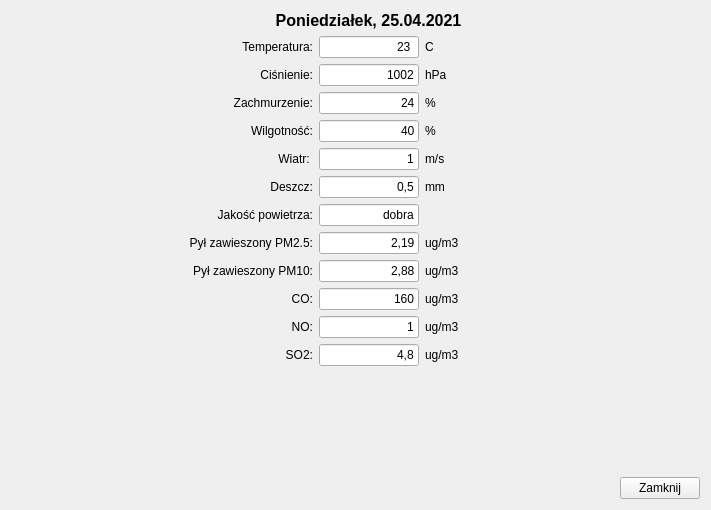
<?xml version="1.0" encoding="UTF-8"?>
<ui version="4.0">
 <class>InfoWindow</class>
 <widget class="QWidget" name="InfoWindow">
  <property name="enabled">
   <bool>true</bool>
  </property>
  <property name="geometry">
   <rect>
    <x>0</x>
    <y>0</y>
    <width>711</width>
    <height>510</height>
   </rect>
  </property>
  <property name="windowTitle">
   <string>Form</string>
  </property>
  <layout class="QHBoxLayout" name="horizontalLayout_2">
   <item>
    <layout class="QVBoxLayout" name="verticalLayout_3">
     <item>
      <widget class="QLabel" name="_pLabel_Map">
       <property name="text">
        <string/>
       </property>
       <property name="pixmap">
        <pixmap resource="../res/app-images.qrc">:/maps/img/mapa.png</pixmap>
       </property>
      </widget>
     </item>
     <item>
      <spacer name="verticalSpacer_2">
       <property name="orientation">
        <enum>Qt::Vertical</enum>
       </property>
       <property name="sizeHint" stdset="0">
        <size>
         <width>20</width>
         <height>40</height>
        </size>
       </property>
      </spacer>
     </item>
    </layout>
   </item>
   <item>
    <layout class="QVBoxLayout" name="verticalLayout">
     <item>
      <widget class="QLabel" name="_pLabel_Data">
       <property name="font">
        <font>
         <pointsize>12</pointsize>
         <weight>75</weight>
         <bold>true</bold>
        </font>
       </property>
       <property name="text">
        <string>Poniedziałek, 25.04.2021</string>
       </property>
       <property name="alignment">
        <set>Qt::AlignCenter</set>
       </property>
      </widget>
     </item>
     <item>
      <layout class="QGridLayout" name="gridLayout">
       <item row="0" column="1">
        <widget class="QLineEdit" name="_pLabel_Temp_2">
         <property name="maximumSize">
          <size>
           <width>100</width>
           <height>16777215</height>
          </size>
         </property>
         <property name="focusPolicy">
          <enum>Qt::NoFocus</enum>
         </property>
         <property name="text">
          <string>23 </string>
         </property>
         <property name="alignment">
          <set>Qt::AlignRight|Qt::AlignTrailing|Qt::AlignVCenter</set>
         </property>
         <property name="readOnly">
          <bool>true</bool>
         </property>
        </widget>
       </item>
       <item row="0" column="2">
        <widget class="QLabel" name="_pLabel_Temp_3">
         <property name="text">
          <string>C</string>
         </property>
        </widget>
       </item>
       <item row="1" column="0">
        <widget class="QLabel" name="_pLabel_Pressure">
         <property name="text">
          <string>Ciśnienie:</string>
         </property>
         <property name="alignment">
          <set>Qt::AlignRight|Qt::AlignTrailing|Qt::AlignVCenter</set>
         </property>
        </widget>
       </item>
       <item row="1" column="1">
        <widget class="QLineEdit" name="_pLabel_Pressure_2">
         <property name="maximumSize">
          <size>
           <width>100</width>
           <height>16777215</height>
          </size>
         </property>
         <property name="focusPolicy">
          <enum>Qt::NoFocus</enum>
         </property>
         <property name="text">
          <string>1002</string>
         </property>
         <property name="alignment">
          <set>Qt::AlignRight|Qt::AlignTrailing|Qt::AlignVCenter</set>
         </property>
         <property name="readOnly">
          <bool>true</bool>
         </property>
        </widget>
       </item>
       <item row="1" column="2">
        <widget class="QLabel" name="_pLabel_Pressure_3">
         <property name="text">
          <string>hPa</string>
         </property>
        </widget>
       </item>
       <item row="2" column="0">
        <widget class="QLabel" name="_pLabel_Clouds">
         <property name="text">
          <string>Zachmurzenie:</string>
         </property>
         <property name="alignment">
          <set>Qt::AlignRight|Qt::AlignTrailing|Qt::AlignVCenter</set>
         </property>
        </widget>
       </item>
       <item row="2" column="1">
        <widget class="QLineEdit" name="_pLabel_Clouds_2">
         <property name="maximumSize">
          <size>
           <width>100</width>
           <height>16777215</height>
          </size>
         </property>
         <property name="focusPolicy">
          <enum>Qt::NoFocus</enum>
         </property>
         <property name="text">
          <string>24</string>
         </property>
         <property name="alignment">
          <set>Qt::AlignRight|Qt::AlignTrailing|Qt::AlignVCenter</set>
         </property>
         <property name="readOnly">
          <bool>true</bool>
         </property>
        </widget>
       </item>
       <item row="2" column="2">
        <widget class="QLabel" name="_pLabel_Clouds_3">
         <property name="text">
          <string>%</string>
         </property>
        </widget>
       </item>
       <item row="3" column="0">
        <widget class="QLabel" name="_pLabel_Humidity">
         <property name="text">
          <string>Wilgotność:</string>
         </property>
         <property name="alignment">
          <set>Qt::AlignRight|Qt::AlignTrailing|Qt::AlignVCenter</set>
         </property>
        </widget>
       </item>
       <item row="3" column="1">
        <widget class="QLineEdit" name="_pLabel_Humidity_2">
         <property name="maximumSize">
          <size>
           <width>100</width>
           <height>16777215</height>
          </size>
         </property>
         <property name="focusPolicy">
          <enum>Qt::NoFocus</enum>
         </property>
         <property name="text">
          <string>40</string>
         </property>
         <property name="alignment">
          <set>Qt::AlignRight|Qt::AlignTrailing|Qt::AlignVCenter</set>
         </property>
         <property name="readOnly">
          <bool>true</bool>
         </property>
        </widget>
       </item>
       <item row="3" column="2">
        <widget class="QLabel" name="_pLabel_Humidity_3">
         <property name="text">
          <string>%</string>
         </property>
        </widget>
       </item>
       <item row="4" column="0">
        <widget class="QLabel" name="_pLabel_Wind">
         <property name="text">
          <string>Wiatr: </string>
         </property>
         <property name="alignment">
          <set>Qt::AlignRight|Qt::AlignTrailing|Qt::AlignVCenter</set>
         </property>
        </widget>
       </item>
       <item row="4" column="1">
        <widget class="QLineEdit" name="_pLabel_Wind_2">
         <property name="maximumSize">
          <size>
           <width>100</width>
           <height>16777215</height>
          </size>
         </property>
         <property name="focusPolicy">
          <enum>Qt::NoFocus</enum>
         </property>
         <property name="text">
          <string>1</string>
         </property>
         <property name="alignment">
          <set>Qt::AlignRight|Qt::AlignTrailing|Qt::AlignVCenter</set>
         </property>
         <property name="readOnly">
          <bool>true</bool>
         </property>
        </widget>
       </item>
       <item row="4" column="2">
        <widget class="QLabel" name="_pLabel_Wind_3">
         <property name="text">
          <string>m/s</string>
         </property>
        </widget>
       </item>
       <item row="5" column="0">
        <widget class="QLabel" name="_pLabel_Rain">
         <property name="text">
          <string>Deszcz:</string>
         </property>
         <property name="alignment">
          <set>Qt::AlignRight|Qt::AlignTrailing|Qt::AlignVCenter</set>
         </property>
        </widget>
       </item>
       <item row="5" column="1">
        <widget class="QLineEdit" name="_pLabel_Rain_2">
         <property name="maximumSize">
          <size>
           <width>100</width>
           <height>16777215</height>
          </size>
         </property>
         <property name="focusPolicy">
          <enum>Qt::NoFocus</enum>
         </property>
         <property name="text">
          <string>0,5</string>
         </property>
         <property name="alignment">
          <set>Qt::AlignRight|Qt::AlignTrailing|Qt::AlignVCenter</set>
         </property>
         <property name="readOnly">
          <bool>true</bool>
         </property>
        </widget>
       </item>
       <item row="5" column="2">
        <widget class="QLabel" name="_pLabel_Rain_3">
         <property name="text">
          <string>mm</string>
         </property>
        </widget>
       </item>
       <item row="6" column="0">
        <widget class="QLabel" name="_pLabel_AirQuality">
         <property name="text">
          <string>Jakość powietrza:</string>
         </property>
         <property name="alignment">
          <set>Qt::AlignRight|Qt::AlignTrailing|Qt::AlignVCenter</set>
         </property>
        </widget>
       </item>
       <item row="6" column="1">
        <widget class="QLineEdit" name="_pLabel_AirQuality_2">
         <property name="maximumSize">
          <size>
           <width>100</width>
           <height>16777215</height>
          </size>
         </property>
         <property name="focusPolicy">
          <enum>Qt::NoFocus</enum>
         </property>
         <property name="text">
          <string>dobra</string>
         </property>
         <property name="alignment">
          <set>Qt::AlignRight|Qt::AlignTrailing|Qt::AlignVCenter</set>
         </property>
         <property name="readOnly">
          <bool>true</bool>
         </property>
        </widget>
       </item>
       <item row="7" column="0">
        <widget class="QLabel" name="_pLabel_PM25">
         <property name="text">
          <string>Pył zawieszony PM2.5:</string>
         </property>
         <property name="alignment">
          <set>Qt::AlignRight|Qt::AlignTrailing|Qt::AlignVCenter</set>
         </property>
        </widget>
       </item>
       <item row="7" column="1">
        <widget class="QLineEdit" name="_pLabel_PM25_2">
         <property name="maximumSize">
          <size>
           <width>100</width>
           <height>16777215</height>
          </size>
         </property>
         <property name="focusPolicy">
          <enum>Qt::NoFocus</enum>
         </property>
         <property name="text">
          <string>2,19</string>
         </property>
         <property name="alignment">
          <set>Qt::AlignRight|Qt::AlignTrailing|Qt::AlignVCenter</set>
         </property>
         <property name="readOnly">
          <bool>true</bool>
         </property>
        </widget>
       </item>
       <item row="7" column="2">
        <widget class="QLabel" name="_pLabel_PM25_3">
         <property name="text">
          <string>ug/m3</string>
         </property>
        </widget>
       </item>
       <item row="8" column="0">
        <widget class="QLabel" name="_pLabel_PM10">
         <property name="text">
          <string>Pył zawieszony PM10:</string>
         </property>
         <property name="alignment">
          <set>Qt::AlignRight|Qt::AlignTrailing|Qt::AlignVCenter</set>
         </property>
        </widget>
       </item>
       <item row="8" column="1">
        <widget class="QLineEdit" name="_pLabel_PM10_2">
         <property name="maximumSize">
          <size>
           <width>100</width>
           <height>16777215</height>
          </size>
         </property>
         <property name="focusPolicy">
          <enum>Qt::NoFocus</enum>
         </property>
         <property name="text">
          <string>2,88</string>
         </property>
         <property name="alignment">
          <set>Qt::AlignRight|Qt::AlignTrailing|Qt::AlignVCenter</set>
         </property>
         <property name="readOnly">
          <bool>true</bool>
         </property>
        </widget>
       </item>
       <item row="8" column="2">
        <widget class="QLabel" name="_pLabel_PM10_3">
         <property name="text">
          <string>ug/m3</string>
         </property>
        </widget>
       </item>
       <item row="9" column="0">
        <widget class="QLabel" name="_pLabel_CO">
         <property name="text">
          <string>CO:</string>
         </property>
         <property name="alignment">
          <set>Qt::AlignRight|Qt::AlignTrailing|Qt::AlignVCenter</set>
         </property>
        </widget>
       </item>
       <item row="9" column="1">
        <widget class="QLineEdit" name="_pLabel_CO_2">
         <property name="maximumSize">
          <size>
           <width>100</width>
           <height>16777215</height>
          </size>
         </property>
         <property name="focusPolicy">
          <enum>Qt::NoFocus</enum>
         </property>
         <property name="text">
          <string>160</string>
         </property>
         <property name="alignment">
          <set>Qt::AlignRight|Qt::AlignTrailing|Qt::AlignVCenter</set>
         </property>
         <property name="readOnly">
          <bool>true</bool>
         </property>
        </widget>
       </item>
       <item row="9" column="2">
        <widget class="QLabel" name="_pLabel_CO_3">
         <property name="text">
          <string>ug/m3</string>
         </property>
        </widget>
       </item>
       <item row="10" column="0">
        <widget class="QLabel" name="_pLabel_NO">
         <property name="text">
          <string>NO:</string>
         </property>
         <property name="alignment">
          <set>Qt::AlignRight|Qt::AlignTrailing|Qt::AlignVCenter</set>
         </property>
        </widget>
       </item>
       <item row="10" column="1">
        <widget class="QLineEdit" name="_pLabel_NO_2">
         <property name="maximumSize">
          <size>
           <width>100</width>
           <height>16777215</height>
          </size>
         </property>
         <property name="focusPolicy">
          <enum>Qt::NoFocus</enum>
         </property>
         <property name="text">
          <string>1</string>
         </property>
         <property name="alignment">
          <set>Qt::AlignRight|Qt::AlignTrailing|Qt::AlignVCenter</set>
         </property>
         <property name="readOnly">
          <bool>true</bool>
         </property>
        </widget>
       </item>
       <item row="10" column="2">
        <widget class="QLabel" name="_pLabel_NO_3">
         <property name="text">
          <string>ug/m3</string>
         </property>
        </widget>
       </item>
       <item row="11" column="0">
        <widget class="QLabel" name="_pLabel_SO2">
         <property name="text">
          <string>SO2:</string>
         </property>
         <property name="alignment">
          <set>Qt::AlignRight|Qt::AlignTrailing|Qt::AlignVCenter</set>
         </property>
        </widget>
       </item>
       <item row="11" column="1">
        <widget class="QLineEdit" name="_pLabel_SO2_2">
         <property name="maximumSize">
          <size>
           <width>100</width>
           <height>16777215</height>
          </size>
         </property>
         <property name="focusPolicy">
          <enum>Qt::NoFocus</enum>
         </property>
         <property name="text">
          <string>4,8</string>
         </property>
         <property name="alignment">
          <set>Qt::AlignRight|Qt::AlignTrailing|Qt::AlignVCenter</set>
         </property>
         <property name="readOnly">
          <bool>true</bool>
         </property>
        </widget>
       </item>
       <item row="11" column="2">
        <widget class="QLabel" name="_pLabel_SO2_3">
         <property name="text">
          <string>ug/m3</string>
         </property>
        </widget>
       </item>
       <item row="0" column="0">
        <widget class="QLabel" name="_pLabel_Temperature">
         <property name="text">
          <string>Temperatura:</string>
         </property>
         <property name="alignment">
          <set>Qt::AlignRight|Qt::AlignTrailing|Qt::AlignVCenter</set>
         </property>
        </widget>
       </item>
      </layout>
     </item>
     <item>
      <spacer name="verticalSpacer">
       <property name="orientation">
        <enum>Qt::Vertical</enum>
       </property>
       <property name="sizeHint" stdset="0">
        <size>
         <width>20</width>
         <height>40</height>
        </size>
       </property>
      </spacer>
     </item>
     <item>
      <layout class="QHBoxLayout" name="horizontalLayout">
       <item>
        <spacer name="horizontalSpacer">
         <property name="orientation">
          <enum>Qt::Horizontal</enum>
         </property>
         <property name="sizeHint" stdset="0">
          <size>
           <width>40</width>
           <height>20</height>
          </size>
         </property>
        </spacer>
       </item>
       <item>
        <widget class="QPushButton" name="_wPrzycisk_Zamknij">
         <property name="text">
          <string>Zamknij</string>
         </property>
        </widget>
       </item>
      </layout>
     </item>
    </layout>
   </item>
  </layout>
 </widget>
 <resources>
  <include location="../res/app-images.qrc"/>
 </resources>
 <connections/>
</ui>
